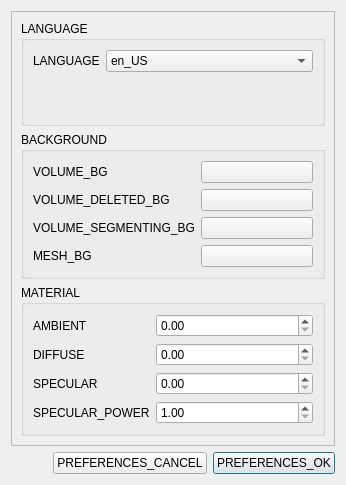
<?xml version="1.0" encoding="UTF-8"?>
<ui version="4.0">
 <class>PreferencesDialog</class>
 <widget class="QDialog" name="PreferencesDialog">
  <property name="geometry">
   <rect>
    <x>0</x>
    <y>0</y>
    <width>346</width>
    <height>485</height>
   </rect>
  </property>
  <property name="maximumSize">
   <size>
    <width>609</width>
    <height>547</height>
   </size>
  </property>
  <property name="windowTitle">
   <string>PREFERENCES</string>
  </property>
  <layout class="QGridLayout" name="gridLayout">
   <item row="3" column="1">
    <widget class="QPushButton" name="cancelButton">
     <property name="text">
      <string>PREFERENCES_CANCEL</string>
     </property>
     <property name="autoDefault">
      <bool>false</bool>
     </property>
    </widget>
   </item>
   <item row="3" column="2">
    <widget class="QPushButton" name="okButton">
     <property name="text">
      <string>PREFERENCES_OK</string>
     </property>
     <property name="default">
      <bool>false</bool>
     </property>
     <property name="flat">
      <bool>false</bool>
     </property>
    </widget>
   </item>
   <item row="3" column="0">
    <spacer name="horizontalSpacer">
     <property name="orientation">
      <enum>Qt::Horizontal</enum>
     </property>
     <property name="sizeHint" stdset="0">
      <size>
       <width>40</width>
       <height>20</height>
      </size>
     </property>
    </spacer>
   </item>
   <item row="0" column="0" colspan="3">
    <widget class="QScrollArea" name="scrollArea">
     <property name="widgetResizable">
      <bool>true</bool>
     </property>
     <widget class="QWidget" name="scrollAreaWidgetContents">
      <property name="geometry">
       <rect>
        <x>0</x>
        <y>0</y>
        <width>326</width>
        <height>435</height>
       </rect>
      </property>
      <layout class="QGridLayout" name="gridLayout_5">
       <item row="0" column="0">
        <widget class="QGroupBox" name="languageGroup">
         <property name="title">
          <string>LANGUAGE</string>
         </property>
         <layout class="QGridLayout" name="gridLayout_2">
          <item row="0" column="0">
           <layout class="QFormLayout" name="languageLayout">
            <item row="0" column="0">
             <widget class="QLabel" name="languageLabel">
              <property name="text">
               <string>LANGUAGE</string>
              </property>
             </widget>
            </item>
            <item row="0" column="1">
             <widget class="QComboBox" name="languageInput">
              <item>
               <property name="text">
                <string>en_US</string>
               </property>
               <property name="icon">
                <iconset resource="../../assets/resources.qrc">
                 <normaloff>:/icons/i18n/en_US.png</normaloff>:/icons/i18n/en_US.png</iconset>
               </property>
              </item>
              <item>
               <property name="text">
                <string>es_ES</string>
               </property>
               <property name="icon">
                <iconset resource="../../assets/resources.qrc">
                 <normaloff>:/icons/i18n/es_ES.png</normaloff>:/icons/i18n/es_ES.png</iconset>
               </property>
              </item>
             </widget>
            </item>
           </layout>
          </item>
         </layout>
        </widget>
       </item>
       <item row="1" column="0">
        <widget class="QGroupBox" name="backgroundsGroup">
         <property name="title">
          <string>BACKGROUND</string>
         </property>
         <layout class="QGridLayout" name="gridLayout_3">
          <item row="0" column="0">
           <layout class="QFormLayout" name="bacgroundsLayout">
            <item row="0" column="0">
             <widget class="QLabel" name="volumeBackgroundLabel">
              <property name="text">
               <string>VOLUME_BG</string>
              </property>
             </widget>
            </item>
            <item row="0" column="1">
             <widget class="QPushButton" name="volumeBackground">
              <property name="minimumSize">
               <size>
                <width>0</width>
                <height>0</height>
               </size>
              </property>
              <property name="toolTip">
               <string/>
              </property>
              <property name="autoFillBackground">
               <bool>true</bool>
              </property>
              <property name="text">
               <string/>
              </property>
             </widget>
            </item>
            <item row="1" column="0">
             <widget class="QLabel" name="volumeDeletingBackgroundLabel">
              <property name="text">
               <string>VOLUME_DELETED_BG</string>
              </property>
             </widget>
            </item>
            <item row="1" column="1">
             <widget class="QPushButton" name="volumeDeletingBackground">
              <property name="toolTip">
               <string/>
              </property>
              <property name="text">
               <string/>
              </property>
             </widget>
            </item>
            <item row="3" column="0">
             <widget class="QLabel" name="meshBackgroundLabel">
              <property name="text">
               <string>MESH_BG</string>
              </property>
             </widget>
            </item>
            <item row="3" column="1">
             <widget class="QPushButton" name="meshBackground">
              <property name="toolTip">
               <string/>
              </property>
              <property name="text">
               <string/>
              </property>
             </widget>
            </item>
            <item row="2" column="0">
             <widget class="QLabel" name="volumeSegmentingBackgroundLabel">
              <property name="text">
               <string>VOLUME_SEGMENTING_BG</string>
              </property>
             </widget>
            </item>
            <item row="2" column="1">
             <widget class="QPushButton" name="volumeSegmentingBackground">
              <property name="text">
               <string/>
              </property>
             </widget>
            </item>
           </layout>
          </item>
         </layout>
        </widget>
       </item>
       <item row="2" column="0">
        <widget class="QGroupBox" name="materialGroup">
         <property name="title">
          <string>MATERIAL</string>
         </property>
         <layout class="QGridLayout" name="gridLayout_4">
          <item row="0" column="0">
           <layout class="QFormLayout" name="materialLayout">
            <item row="0" column="0">
             <widget class="QLabel" name="ambientLabel">
              <property name="text">
               <string>AMBIENT</string>
              </property>
             </widget>
            </item>
            <item row="1" column="0">
             <widget class="QLabel" name="diffuseLabel">
              <property name="text">
               <string>DIFFUSE</string>
              </property>
             </widget>
            </item>
            <item row="2" column="0">
             <widget class="QLabel" name="specularLabel">
              <property name="text">
               <string>SPECULAR</string>
              </property>
             </widget>
            </item>
            <item row="3" column="0">
             <widget class="QLabel" name="powerLabel">
              <property name="text">
               <string>SPECULAR_POWER</string>
              </property>
             </widget>
            </item>
            <item row="0" column="1">
             <widget class="QDoubleSpinBox" name="ambientValue">
              <property name="minimum">
               <double>0.000000000000000</double>
              </property>
              <property name="maximum">
               <double>1.000000000000000</double>
              </property>
              <property name="singleStep">
               <double>0.100000000000000</double>
              </property>
              <property name="value">
               <double>0.000000000000000</double>
              </property>
             </widget>
            </item>
            <item row="1" column="1">
             <widget class="QDoubleSpinBox" name="diffuseValue">
              <property name="maximum">
               <double>1.000000000000000</double>
              </property>
              <property name="singleStep">
               <double>0.100000000000000</double>
              </property>
             </widget>
            </item>
            <item row="2" column="1">
             <widget class="QDoubleSpinBox" name="specularValue">
              <property name="maximum">
               <double>1.000000000000000</double>
              </property>
              <property name="singleStep">
               <double>0.100000000000000</double>
              </property>
             </widget>
            </item>
            <item row="3" column="1">
             <widget class="QDoubleSpinBox" name="powerValue">
              <property name="minimum">
               <double>1.000000000000000</double>
              </property>
              <property name="maximum">
               <double>50.000000000000000</double>
              </property>
             </widget>
            </item>
           </layout>
          </item>
         </layout>
        </widget>
       </item>
      </layout>
     </widget>
    </widget>
   </item>
  </layout>
 </widget>
 <resources>
  <include location="../../assets/resources.qrc"/>
 </resources>
 <connections/>
</ui>
